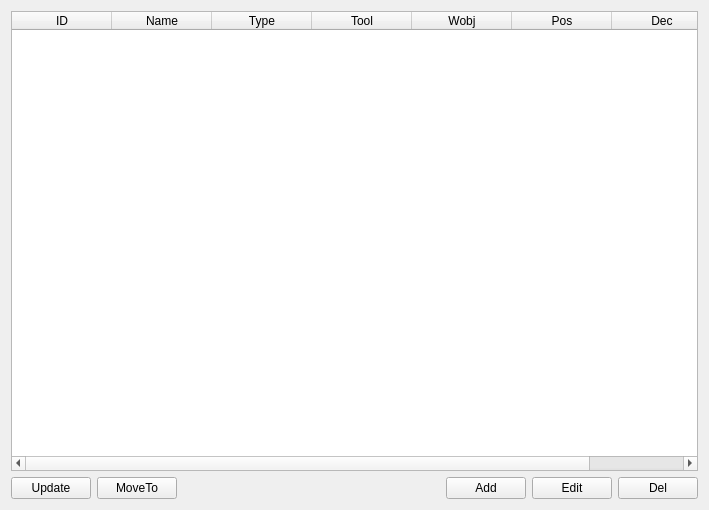
<?xml version="1.0" encoding="UTF-8"?>
<ui version="4.0">
 <class>WorkStattionLocation</class>
 <widget class="QWidget" name="WorkStattionLocation">
  <property name="geometry">
   <rect>
    <x>0</x>
    <y>0</y>
    <width>709</width>
    <height>510</height>
   </rect>
  </property>
  <property name="windowTitle">
   <string>Form</string>
  </property>
  <layout class="QVBoxLayout" name="verticalLayout">
   <item>
    <widget class="QTableWidget" name="tableWidget">
     <property name="editTriggers">
      <set>QAbstractItemView::NoEditTriggers</set>
     </property>
     <property name="alternatingRowColors">
      <bool>true</bool>
     </property>
     <property name="selectionMode">
      <enum>QAbstractItemView::SingleSelection</enum>
     </property>
     <property name="selectionBehavior">
      <enum>QAbstractItemView::SelectRows</enum>
     </property>
     <property name="showGrid">
      <bool>true</bool>
     </property>
     <property name="cornerButtonEnabled">
      <bool>false</bool>
     </property>
     <column>
      <property name="text">
       <string>ID</string>
      </property>
     </column>
     <column>
      <property name="text">
       <string>Name</string>
      </property>
     </column>
     <column>
      <property name="text">
       <string>Type</string>
      </property>
     </column>
     <column>
      <property name="text">
       <string>Tool</string>
      </property>
     </column>
     <column>
      <property name="text">
       <string>Wobj</string>
      </property>
     </column>
     <column>
      <property name="text">
       <string>Pos</string>
      </property>
     </column>
     <column>
      <property name="text">
       <string>Dec</string>
      </property>
     </column>
    </widget>
   </item>
   <item>
    <layout class="QHBoxLayout" name="horizontalLayout">
     <item>
      <widget class="QPushButton" name="btnPointUpdate">
       <property name="text">
        <string>Update</string>
       </property>
      </widget>
     </item>
     <item>
      <widget class="QPushButton" name="btnMoveto">
       <property name="text">
        <string>MoveTo</string>
       </property>
      </widget>
     </item>
     <item>
      <spacer name="horizontalSpacer_2">
       <property name="orientation">
        <enum>Qt::Horizontal</enum>
       </property>
       <property name="sizeHint" stdset="0">
        <size>
         <width>40</width>
         <height>20</height>
        </size>
       </property>
      </spacer>
     </item>
     <item>
      <widget class="QPushButton" name="btnAdd">
       <property name="text">
        <string>Add</string>
       </property>
      </widget>
     </item>
     <item>
      <widget class="QPushButton" name="btnEdit">
       <property name="text">
        <string>Edit</string>
       </property>
      </widget>
     </item>
     <item>
      <widget class="QPushButton" name="btnDelete">
       <property name="text">
        <string>Del</string>
       </property>
      </widget>
     </item>
    </layout>
   </item>
  </layout>
 </widget>
 <resources/>
 <connections/>
</ui>
